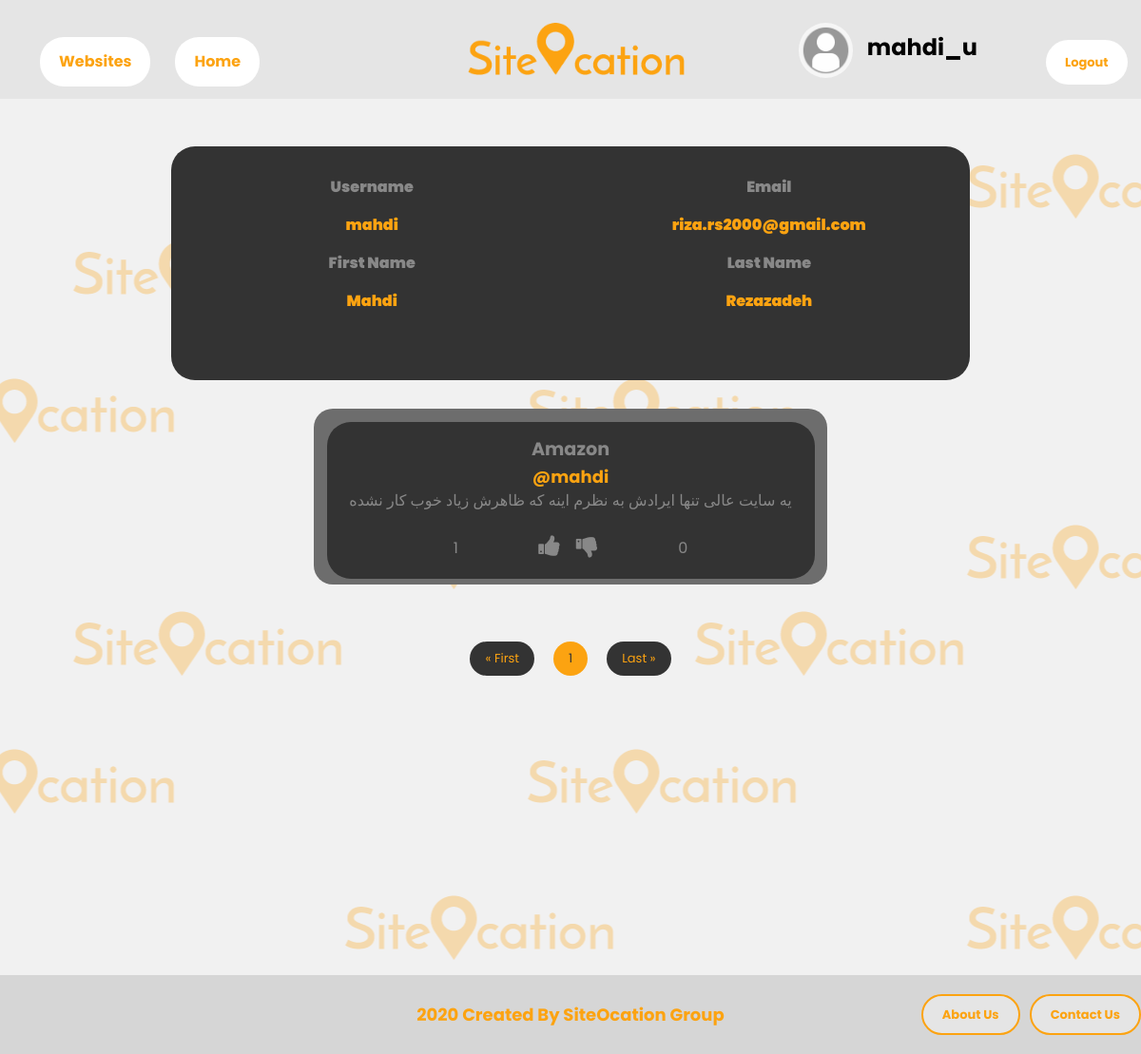
The app's page /user/3/ (signed in), older data.
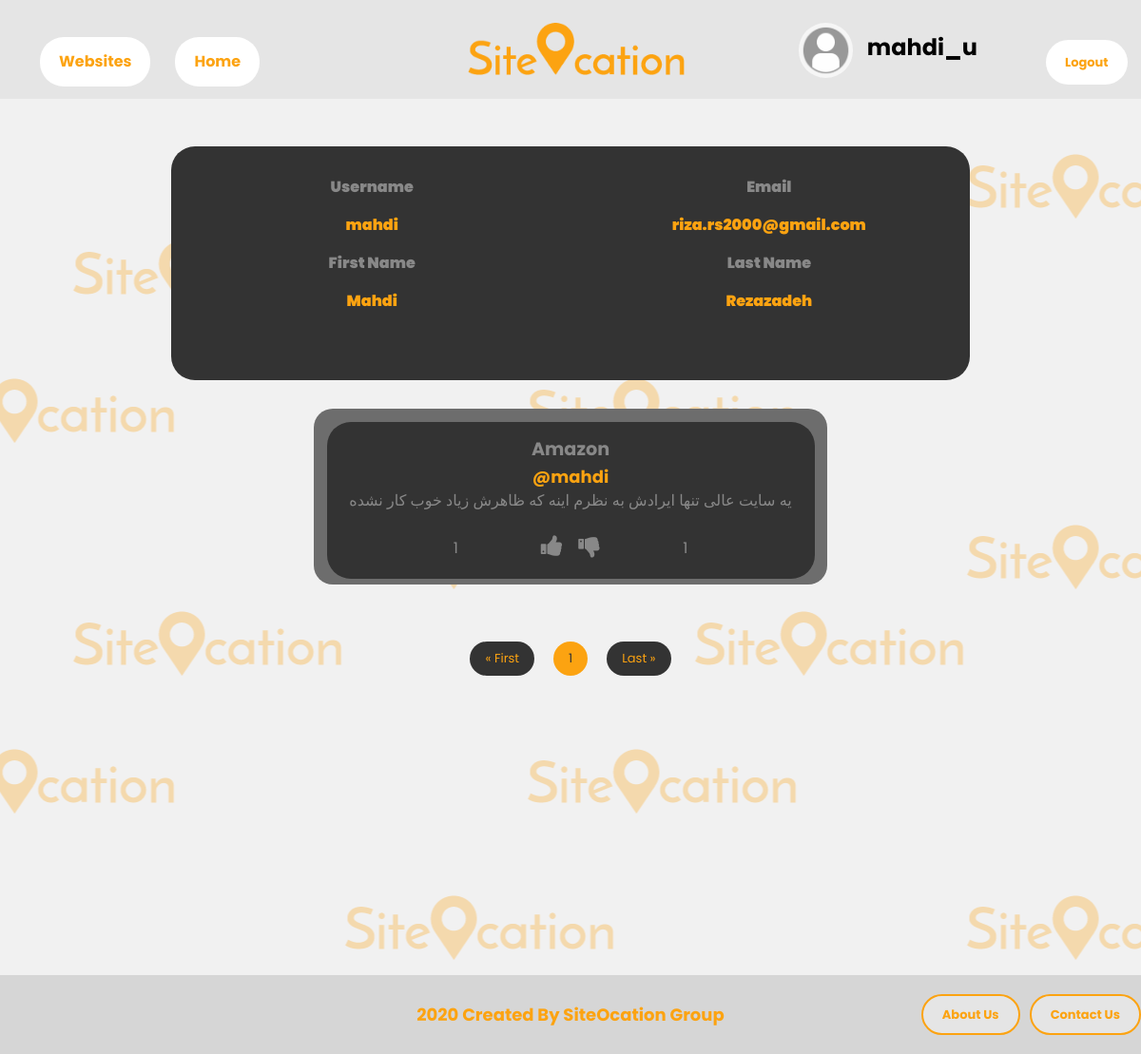
The same page, newer data.
### website/models.py (models this page shows, shortened)
class Comment(models.Model):
    comment_id = models.AutoField(primary_key=True)
    website_id = models.ForeignKey(Website, on_delete=models.CASCADE)
    user_id = models.ForeignKey(Profile, on_delete=models.CASCADE)
    modified = models.DateTimeField(auto_now_add=True, help_text='When was this page created?')
    comment = models.CharField(max_length=600)
    likes = models.PositiveIntegerField(default=0)
    likes_table = models.ManyToManyField(User_in_built, related_name='likes')
    dislikes = models.PositiveIntegerField(default=0)
    dislikes_table = models.ManyToManyField(User_in_built, related_name='dislikes')
    rate_to_web = models.PositiveSmallIntegerField(blank=True, null=True, )
    reply = models.ForeignKey("self", blank=True, null=True, on_delete=models.CASCADE, related_name='+')
    def get_likes_count(self):
        return self.likes_table.count()
    def get_dislikes_count(self):
        return self.dislikes_table.count()

class Website(models.Model):
    website_domain_name = models.CharField(unique=True, max_length=71, primary_key=True,
                                           help_text='Website hostname without sub-domain and top-level-domain')
    name = models.CharField(max_length=200, unique=True, blank=False)
    description = models.TextField(max_length=1000, help_text='Enter a brief description of the website')
    founded = models.DateField(help_text='When was this website created?', blank=True, null=True, )
    modified = models.DateTimeField(auto_now_add=True, help_text='When was this page created?')
    writen_by = models.ForeignKey(Profile, on_delete=models.SET_NULL, null=True)
    founders = models.ManyToManyField(Founder, help_text='Who made this website?', blank=True)
    industry = models.ManyToManyField(Industry, help_text='Select a type for this website', blank=True)
    subsidiaries = models.ManyToManyField("self", max_length=200, blank=True,
                                          help_text='the companies that is owned or controlled by this company')
    brand_picture = models.ImageField(upload_to='img', null=True, blank=True,
                                      help_text="Upload the picture of website's brand.")
    headquarters = models.CharField(max_length=200,
                                    help_text='The location where most of the important'
                                              + ' functions of an organization are coordinated.',
                                    blank=True)
    numberOfEmployees = models.CharField(max_length=200, null=True, blank=True)
    areaServed = models.ForeignKey(AreaServed, on_delete=models.SET_NULL, null=True)
    likes = models.PositiveIntegerField(default=0)
    dislikes = models.PositiveIntegerField(default=0)
    class Meta:
        ordering = ['-likes', 'dislikes', 'name']
    def __str__(self):
        return self.name
    def get_absolute_url(self):
        return reverse('website-detail', args=[str(self.website_domain_name)])

class Profile(models.Model):
    user = models.OneToOneField(User_in_built, on_delete=models.CASCADE, primary_key=True)
    user_picture = models.ImageField(upload_to='img', help_text="Upload the picture of user.", blank=True, null=True, )
    bio = models.CharField(max_length=50, blank=True, null=True, )
    date_of_birth = models.DateField(default=timezone.now)
    class Meta:
        ordering = ['user__username']
    def get_absolute_url(self):
        return reverse('user-detail', args=[str(self.user.id)])

### website/views.py (the view, shortened to what this page needs)
# urls.py: path('user/<pk>/', website_veiws.user_detail, name='user-detail'),
def user_detail(request, pk):
    user_view = User.objects.get(id=pk)
    p_comments = Comment.objects.filter(user_id=user_view.id, reply=None).order_by('-modified')
    paginator = Paginator(p_comments, comments_counts_user)  # Show 10 contacts per page.
    page_number = request.GET.get('page')
    comments = paginator.get_page(page_number)
    if request.user == user_view:
        is_it_him = True
    else:
        is_it_him = False
    context = {
        'is_it_him': is_it_him,
        'user_view': user_view,
        'comments': comments,
    }
    return render(request, 'user_detail.html', context=context)

### website/templates/user_detail.html (shortened to what the changed rows need)
{% extends "main-a.html" %}
{% load widget_tweaks %}
{% block content %}
<div class="Body">
    {% if comments %}
    <div style="width: 50%; margin-left: 25%; padding-bottom: 50px; text-align: center;" class="w3-content">
        <div class="commentPlace">
            {% for comment in comments %}
                <div class="mySlides2" style="width: 95%; margin-left: 2.5%; margin-top: 1.5%;">
                    <a class="website-tag-comment" href="{{ comment.website_id.get_absolute_url }}">
                        {{ comment.website_id }}
                    </a><br>
                    <a class="Comment" href="{{ comment.user_id.get_absolute_url }}">
                        @{{ comment.user_id.user.username }}
                    </a>
                    <p class="p-comment">
                        {{ comment.comment }}
                    </p>
                    <div class="likey">
                        <p class="like-count" id="like_count{{ comment.comment_id }}" >{{ comment.get_likes_count }}</p>
                        <p class="dislike-count" id="dislike_count{{ comment.comment_id }}">{{ comment.get_dislikes_count }}</p>
                        {% if user.is_authenticated %}
                            <button id="like_button" class="like" name="like" value="{{ comment.comment_id }}" ><span class="fa fa-thumbs-up"></span></button>
                            <button id="dislike_button" class="like" name="dislike" value="{{ comment.comment_id }}"><span class="fa fa-thumbs-down"></span></button>
                        {% else %}
                            <span class="fa fa-thumbs-up like2"></span>
                            <span class="fa fa-thumbs-down like2"></span>
                        {% endif %}
                    </div>
                </div>
            {% endfor %}
        </div>
    </div>
    {% endif %}
</div>
{% endblock %}

Row changes from the older to the newer data that the page shows:
changed Comment "یه سایت عالی تنها ایرادش به نظرم اینه که ظاهرش زیاد خوب کار نشده": get_dislikes_count "0" → "1"
